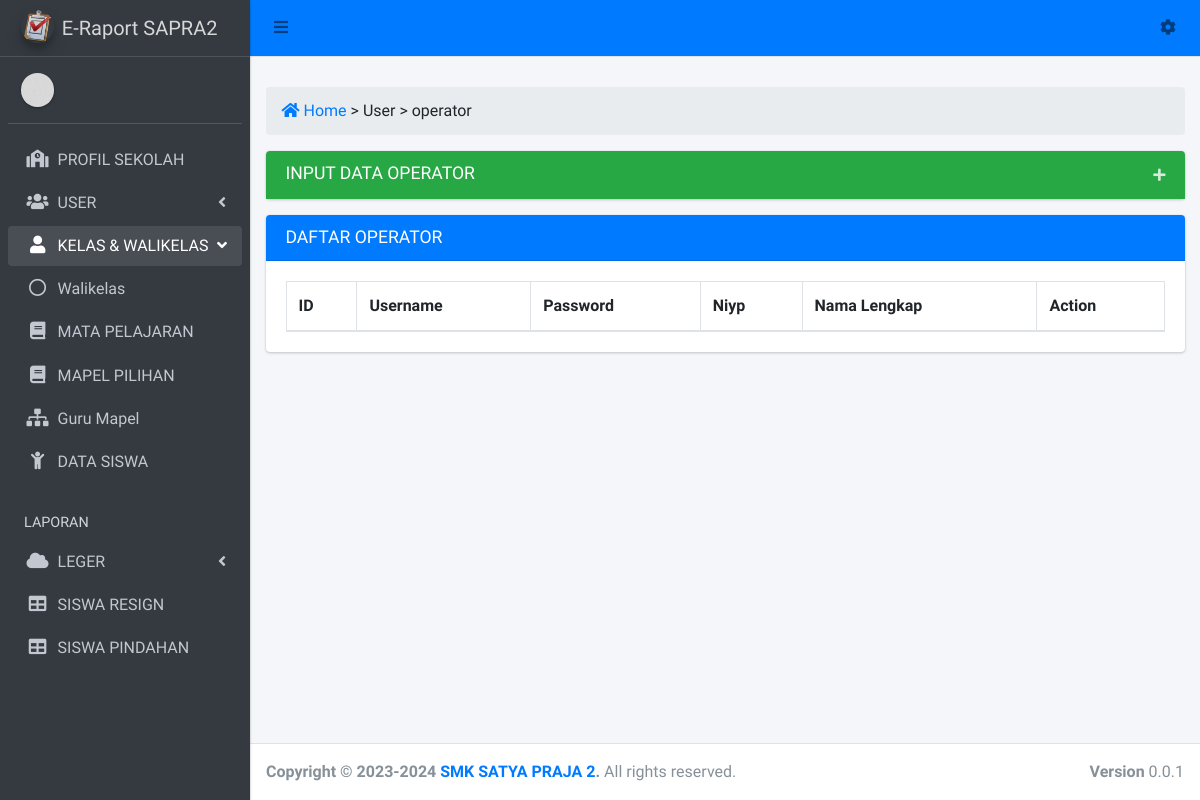
The page /admin?view=operator on the database as committed earlier.
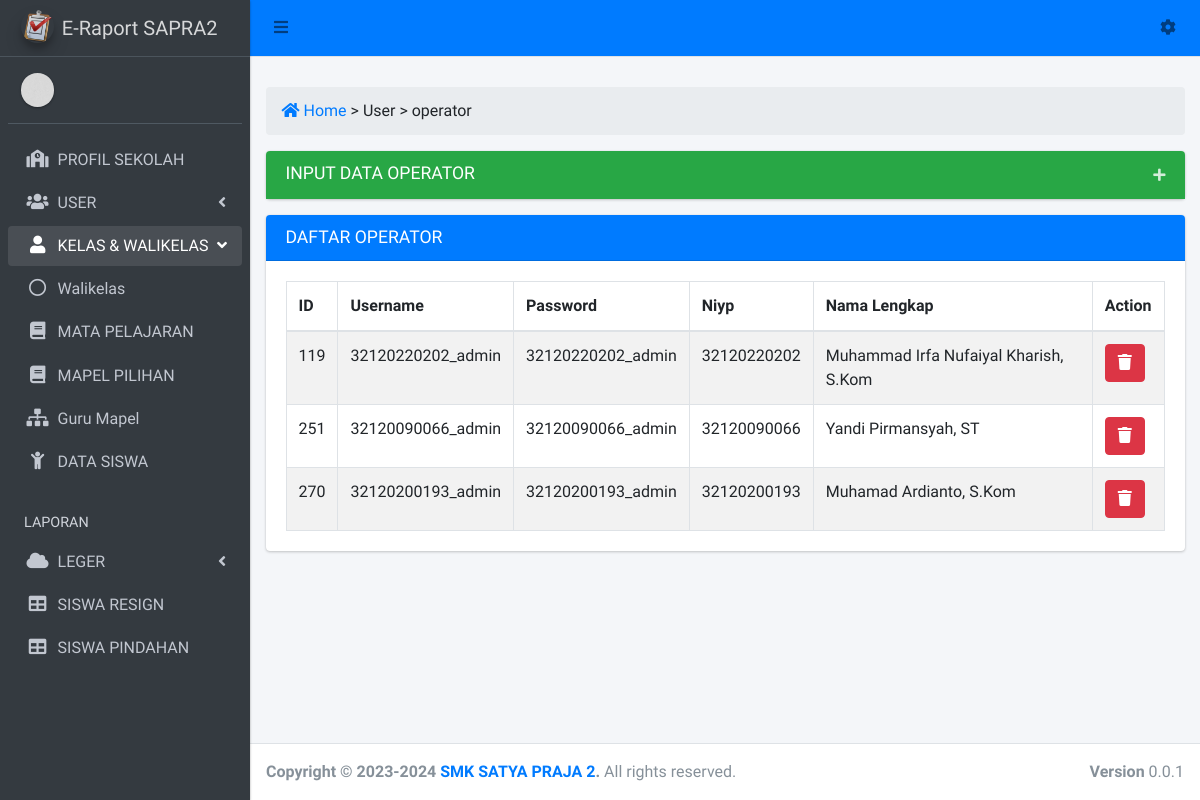
The same page on the database as committed later.
### tables this page shows
CREATE TABLE `tb_rolsusers` (
  `id_rolsuser` int(10) NOT NULL,
  `id_user` varchar(10) NOT NULL,
  `nipy` varchar(20) NOT NULL,
  `id_levelusers` int(10) NOT NULL
);

CREATE TABLE `tb_users` (
  `id_user` varchar(10) NOT NULL,
  `username` varchar(20) NOT NULL,
  `password` varchar(20) NOT NULL,
  `nipy` varchar(20) NOT NULL,
  `nama_lengkap` varchar(50) NOT NULL
);

### view/operator/operator_page.php (the view, shortened to what this page needs)
<div class="row">
  <div class="col-sm-12">
    <ol class="breadcrumb <?= $bg_breadcrumb;  ?>">
	    <li><a href="admin" class="pr-1"><i class="fas fa-home"></i> Home</a></li>
	    <li class="active"> > <?= ' User > ' . $_GET['view'] ?: 'Dashboard'; ?></li>
	  </ol>
  </div>
</div>
<div class="card collapsed-card">
	<div class="card-header bg-success">
		<h3 class="card-title">INPUT DATA OPERATOR</h3>
		<div class="card-tools">
	      <button type="button" class="btn btn-tool" data-card-widget="collapse"><i class="fas fa-plus"></i>
	      </button>
	    </div>
	</div>
</div>
<div class="row">
	<div class="col-sm-12">
		<div class="card">
			<div class="card-header bg-primary"><h3 class="card-title">DAFTAR OPERATOR</h3></div>
			<div class="card-body">
				<table id="example1" class="table table-bordered table-striped">
					<thead>
						<tr>
							<th>ID</th>
							<th>Username</th>
							<th>Password</th>
							<th>Niyp</th>
							<th>Nama Lengkap</th>
							<th>Action</th>
						</tr>
					</thead>
					<tbody>
						<?php
						$sql = mysqli_query($koneksi, "select * from tb_users x inner join tb_rolsusers y on y.id_user = x.id_user inner join tb_levelusers z on z.id_levelusers = y.id_levelusers where y.id_levelusers = '1'");
						while ($rest = mysqli_fetch_array($sql)) { ?>
							<tr>
							<td><?= $rest['id_rolsuser'] ?></td>
							<td><?= $rest['username'] ?></td>
							<td><?= $rest['password'] ?></td>
							<td><?= $rest['nipy'] ?></td>
							<td><?= $rest['nama_lengkap'] ?></td>
							<td>
								<a href="view/operator/del/delete_rols_operator.php?id=<?= $rest['id_rolsuser'] ?>" class="btn btn-danger" onclick="return confirm('Apakah anda yakin ingin menghapus data <?= $rest['nama_lengkap'] ?> sebagai operator?')"><i class="fas fa-trash"></i></a>
							</td>
						</tr>
						<?php }
						?>
					</tbody>
				</table>
			</div>
		</div>
	</div>
</div>

Rows that differ between the two databases and show on the page:
now on this page (row edited): tb_rolsusers: id_rolsuser "119", id_user.username "32120220202_admin", id_user.password "32120220202_admin", nipy "32120220202", id_user.nama_lengkap "Muhammad Irfa Nufaiyal Kharish, S.Kom"
now on this page (row edited): tb_rolsusers: id_rolsuser "251", id_user.username "32120090066_admin", id_user.password "32120090066_admin", nipy "32120090066", id_user.nama_lengkap "Yandi Pirmansyah, ST"
added tb_rolsusers: id_rolsuser "270", id_user.username "32120200193_admin", id_user.password "32120200193_admin", nipy "32120200193", id_user.nama_lengkap "Muhamad Ardianto, S.Kom"
